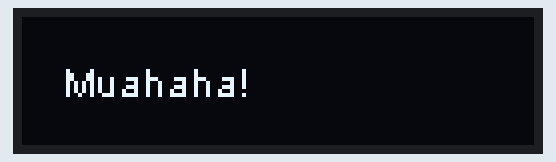
Simulated run of this sketch. Board: ESP8266 (NodeMCU). Shown: 128×32 one-colour display. Random numbers use the default seed unless the sketch sets one; what the sketch prints to the serial monitor is not drawn.

Above: at 0.17 s.
At 3.49 s:
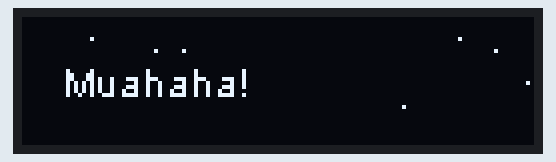
At 6.48 s:
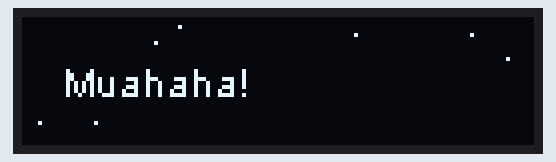
At 9.47 s:
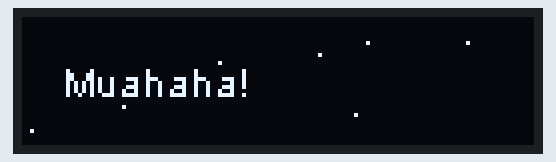
At 18.43 s:
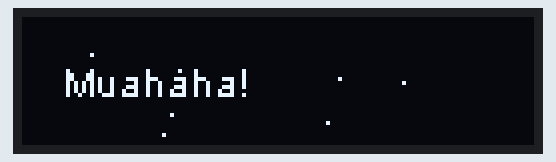
At 38.9 s:
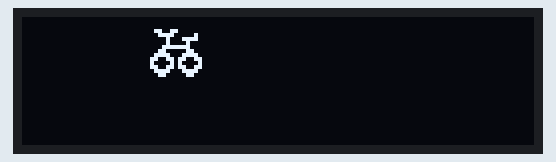

The sketch:

demo_SSD1306Wire.ino
```cpp
#include <SPI.h>
#include <Wire.h>
#include "SSD1306Wire.h"
#include <ESP8266WiFi.h>
#include <Ticker.h>

Ticker blinker;

#define SCREEN_WIDTH 128 // OLED display width, in pixels
#define SCREEN_HEIGHT 32 // OLED display height, in pixels

// Declaration for an SSD1306 display connected to I2C (SDA, SCL pins)
#define OLED_RESET -1 // Reset pin # (or -1 if sharing Arduino reset pin)
SSD1306Wire display(0x3c, SDA, SCL, GEOMETRY_128_32);
ADC_MODE(ADC_VCC)

const unsigned char bike [] PROGMEM = {
  // 'bike', 13x13px
  0x00, 0x00, 0x66, 0x00, 0x3c, 0x08, 0x10, 0x0f, 0x10, 0x02, 0xf8, 0x03,
  0x0c, 0x06, 0x1e, 0x0f, 0xb3, 0x19, 0xa1, 0x10, 0xb3, 0x19, 0x1e, 0x0f,
  0x0c, 0x06
};

void setup() {
  Serial.begin(115200);

  // Suspected brownout problems as display crashed, ticker continued to run, only display crashed
  // tried 3 graphics libraries, adafruit gfx, SSD1306Wire and U8g2, only U8g2 runs stable on Wifi Kit 8
  blinker.attach(0.2, displayVoltage); //Use attach_ms if you need time in ms

  display.init();
  display.flipScreenVertically();
  display.setFont(ArialMT_Plain_10);
}


void loop() {
  display.clear();

  display.drawString(10,10,"Muahaha!");
  display.display();
  delay(100);

  for (int i = 0; i < 20; ++i) {
    display.setPixel(random(127), random(31));
    display.display();
    delay(30);
  }

  for (int i = 0 ; i < 100; i+=5) {
    display.clear();
    display.drawXbm(127-i, 2, 13, 13, bike);
    display.display();
    delay(100);
  }

}

void displayVoltage() {
  Serial.print("Voltage: ");
  Serial.println(ESP.getVcc());
}
```
